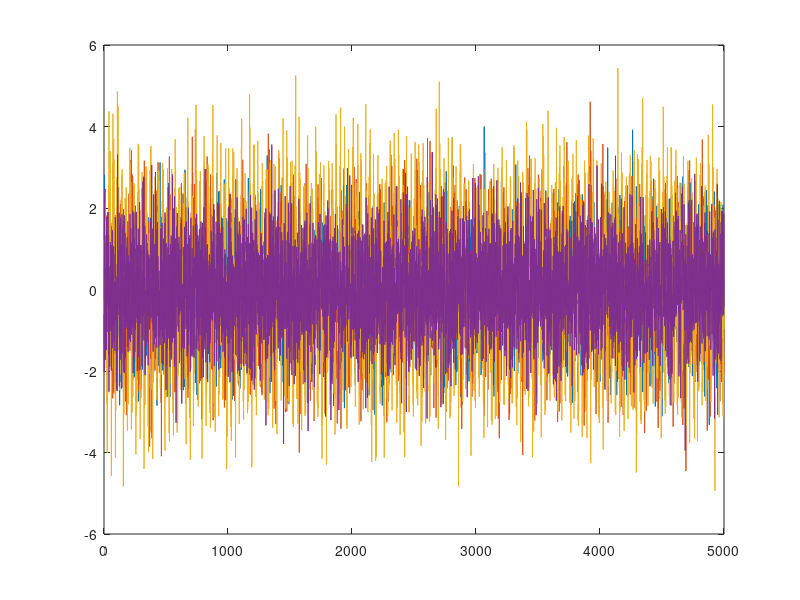

Reproduce this figure in MATLAB. (Note: this script raises an error after producing the figure.)
% Analytic Signal Analysis Demo Script

%% create a few signals

% tones per channel (in Hz)
f(1) = 10; 
f(2) = 5;
f(3) = 15;
f(4) = 0;
n =numel(f); % number of channels

% phase per channel (in rad)
th = zeros(1,n);

% tone amplitude by channel
A  = [0.5 1:(n-1)]; 

% noise power per channel
sig2 = ones(1,n);

% time
fs = 500; % samps/s
Ttime = 10; % total time
N = Ttime*fs; % total # of samples
t = linspace(0,Ttime-1/fs,N); % time vector

X = zeros(n,N);
for ch = 1:n
    X(ch,:) = A(ch)*sin(2*pi*t*f(ch)+th(ch))+sig2(ch)*randn(1,N);
end

figure()
plot(X')
%% check spectrums per signal

h = spectrum.welch;
h.segmentLength = 2^nextpow2(fs/2);
h.WindowName = 'hann';
for ch = 1:n
    figure(ch);    
    psd(h,X(ch,:),'fs',fs,'Nfft',2048)
    title(sprintf('PSD channel %i',ch));
end

%% filter for alpha

bandLimits = [8 12];
Xf = channelFilt(X,fs,bandLimits(2),bandLimits(1));
for ch = 1:n
    figure(ch+n);
    psd(h,Xf(ch,:),'fs',fs,'Nfft',2048)
    title(sprintf('PSD of filtered channel %i',ch));
end

figure()
plot(Xf')
figure();
plot(Xf'-X')
%% get inst. power
Xa = zeros(n,N);
for ch = 1:n
    Xa(ch,:) = abs(hilbert(Xf(ch,:)));
end

% Theoretically Xa(ch,:) should hover around A(ch)
mean(Xa,2)
figure()
plot(Xa')

%% OR! Get analytic signal for a specific band
band = 'alpha';
data=[];
data.signal = X;
data.SR = fs;
data.nChans = n;
data = dataDecompose(data,band);

